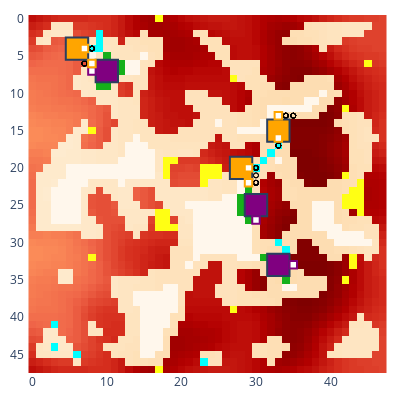

The notebook cell this image was saved under:
### Code cell
myenv.run_to_step(22)
myenv.show()

### Figure 1 — Plotly figure (JSON) as saved in the notebook; plotly's stock layout.template omitted (floating-point values rounded to 4 significant figures; data arrays with more than 128 entries replaced by an {"elided": "..."} marker saying what was removed)
{"data": [{"colorscale": [[0, "rgb(255,247,236)"], [0.125, "rgb(254,232,200)"], [0.25, "rgb(253,212,158)"], [0.375, "rgb(253,187,132)"], [0.5, "rgb(252,141,89)"], [0.625, "rgb(239,101,72)"], [0.75, "rgb(215,48,31)"], [0.875, "rgb(179,0,0)"], [1, "rgb(127,0,0)"]], "name": "Rubble", "showscale": false, "type": "heatmap", "uid": "15_Rubble", "z": {"elided": "48x48 int values"}}, {"colorscale": [[0, "#00ffff"], [1, "#00ffff"]], "hoverinfo": "skip", "name": "Ice", "showscale": false, "type": "heatmap", "uid": "15_Ice", "z": {"elided": "48x48 int values"}}, {"colorscale": [[0, "#ffff14"], [1, "#ffff14"]], "hoverinfo": "skip", "name": "Ore", "showscale": false, "type": "heatmap", "uid": "15_Ore", "z": {"elided": "48x48 int values"}}, {"colorscale": [[0, "#15b01a"], [1, "#15b01a"]], "hoverinfo": "skip", "name": "Lichen", "showscale": false, "type": "heatmap", "uid": "15_Lichen", "z": {"elided": "48x48 int values"}}, {"customdata": [["factory_0", "player_0", 764, 0, 0, 121, 50]], "hovertemplate": "%{customdata[0]} %{customdata[1]}<br>Power: %{customdata[2]}<br>Ice: %{customdata[3]}<br>Ore: %{customdata[4]}<br>Water: %{customdata[5]}<br>Metal: %{customdata[6]}<br><extra></extra>", "name": "factory_0", "showscale": false, "type": "heatmap", "uid": "15_factory_0", "x": [30], "y": [25], "z": [0]}, {"customdata": [["factory_2", "player_0", 725, 0, 0, 121, 50]], "hovertemplate": "%{customdata[0]} %{customdata[1]}<br>Power: %{customdata[2]}<br>Ice: %{customdata[3]}<br>Ore: %{customdata[4]}<br>Water: %{customdata[5]}<br>Metal: %{customdata[6]}<br><extra></extra>", "name": "factory_2", "showscale": false, "type": "heatmap", "uid": "15_factory_2", "x": [33], "y": [33], "z": [2]}, {"customdata": [["factory_4", "player_0", 764, 0, 0, 121, 50]], "hovertemplate": "%{customdata[0]} %{customdata[1]}<br>Power: %{customdata[2]}<br>Ice: %{customdata[3]}<br>Ore: %{customdata[4]}<br>Water: %{customdata[5]}<br>Metal: %{customdata[6]}<br><extra></extra>", "name": "factory_4", "showscale": false, "type": "heatmap", "uid": "15_factory_4", "x": [10], "y": [7], "z": [4]}, {"customdata": [["factory_1", "player_1", 934, 0, 0, 135, 40]], "hovertemplate": "%{customdata[0]} %{customdata[1]}<br>Power: %{customdata[2]}<br>Ice: %{customdata[3]}<br>Ore: %{customdata[4]}<br>Water: %{customdata[5]}<br>Metal: %{customdata[6]}<br><extra></extra>", "name": "factory_1", "showscale": false, "type": "heatmap", "uid": "15_factory_1", "x": [28], "y": [20], "z": [1]}, {"customdata": [["factory_3", "player_1", 932, 0, 0, 135, 40]], "hovertemplate": "%{customdata[0]} %{customdata[1]}<br>Power: %{customdata[2]}<br>Ice: %{customdata[3]}<br>Ore: %{customdata[4]}<br>Water: %{customdata[5]}<br>Metal: %{customdata[6]}<br><extra></extra>", "name": "factory_3", "showscale": false, "type": "heatmap", "uid": "15_factory_3", "x": [33], "y": [15], "z": [3]}, {"customdata": [["factory_5", "player_1", 937, 0, 0, 135, 40]], "hovertemplate": "%{customdata[0]} %{customdata[1]}<br>Power: %{customdata[2]}<br>Ice: %{customdata[3]}<br>Ore: %{customdata[4]}<br>Water: %{customdata[5]}<br>Metal: %{customdata[6]}<br><extra></extra>", "name": "factory_5", "showscale": false, "type": "heatmap", "uid": "15_factory_5", "x": [6], "y": [4], "z": [5]}, {"customdata": [["unit_6", "player_0", "HEAVY", [30, 27], 474, 200, 0, 0, 0]], "hovertemplate": "%{customdata[0]} %{customdata[1]}<br>Type: %{customdata[2]}<br>Pos: %{customdata[3]}<br>Power: %{customdata[4]}<br>Ice: %{customdata[5]}<br>Ore: %{customdata[6]}<br>Water: %{customdata[7]}<br>Metal: %{customdata[8]}<br><extra></extra>", "name": "unit_6", "showscale": false, "type": "heatmap", "uid": "15_unit_6", "x": [30], "y": [27], "z": [6]}, {"hoverinfo": "skip", "marker": {"color": "black", "size": 5, "symbol": "circle-open"}, "mode": "markers", "name": "path", "showlegend": false, "type": "scatter", "uid": "15_path", "x": [30, 30, 30, 30, 30, 30, 30], "y": [27, 27, 27, 27, 27, 26, 26]}, {"customdata": [["unit_7", "player_0", "HEAVY", [35, 33], 472, 200, 0, 0, 0]], "hovertemplate": "%{customdata[0]} %{customdata[1]}<br>Type: %{customdata[2]}<br>Pos: %{customdata[3]}<br>Power: %{customdata[4]}<br>Ice: %{customdata[5]}<br>Ore: %{customdata[6]}<br>Water: %{customdata[7]}<br>Metal: %{customdata[8]}<br><extra></extra>", "name": "unit_7", "showscale": false, "type": "heatmap", "uid": "15_unit_7", "x": [35], "y": [33], "z": [7]}, {"hoverinfo": "skip", "marker": {"color": "black", "size": 5, "symbol": "circle-open"}, "mode": "markers", "name": "path", "showlegend": false, "type": "scatter", "uid": "15_path", "x": [35, 35, 35, 35, 35, 34, 34], "y": [33, 33, 33, 33, 33, 33, 33]}, {"customdata": [["unit_8", "player_0", "HEAVY", [8, 7], 727, 80, 0, 0, 0]], "hovertemplate": "%{customdata[0]} %{customdata[1]}<br>Type: %{customdata[2]}<br>Pos: %{customdata[3]}<br>Power: %{customdata[4]}<br>Ice: %{customdata[5]}<br>Ore: %{customdata[6]}<br>Water: %{customdata[7]}<br>Metal: %{customdata[8]}<br><extra></extra>", "name": "unit_8", "showscale": false, "type": "heatmap", "uid": "15_unit_8", "x": [8], "y": [7], "z": [8]}, {"customdata": [["unit_9", "player_1", "HEAVY", [29, 20], 130, 180, 0, 0, 0]], "hovertemplate": "%{customdata[0]} %{customdata[1]}<br>Type: %{customdata[2]}<br>Pos: %{customdata[3]}<br>Power: %{customdata[4]}<br>Ice: %{customdata[5]}<br>Ore: %{customdata[6]}<br>Water: %{customdata[7]}<br>Metal: %{customdata[8]}<br><extra></extra>", "name": "unit_9", "showscale": false, "type": "heatmap", "uid": "15_unit_9", "x": [29], "y": [20], "z": [9]}, {"hoverinfo": "skip", "marker": {"color": "black", "size": 5, "symbol": "circle-open"}, "mode": "markers", "name": "path", "showlegend": false, "type": "scatter", "uid": "15_path", "x": [29, 29, 30, 30, 30, 30, 30, 30, 29, 29, 29, 30, 30, 30, 30, 30, 30, 30, 30], "y": [20, 20, 20, 20, 20, 20, 20, 20, 20, 20, 20, 20, 20, 20, 20, 20, 20, 20, 20]}, {"customdata": [["unit_10", "player_1", "HEAVY", [33, 16], 130, 180, 0, 0, 0]], "hovertemplate": "%{customdata[0]} %{customdata[1]}<br>Type: %{customdata[2]}<br>Pos: %{customdata[3]}<br>Power: %{customdata[4]}<br>Ice: %{customdata[5]}<br>Ore: %{customdata[6]}<br>Water: %{customdata[7]}<br>Metal: %{customdata[8]}<br><extra></extra>", "name": "unit_10", "showscale": false, "type": "heatmap", "uid": "15_unit_10", "x": [33], "y": [16], "z": [10]}, {"hoverinfo": "skip", "marker": {"color": "black", "size": 5, "symbol": "circle-open"}, "mode": "markers", "name": "path", "showlegend": false, "type": "scatter", "uid": "15_path", "x": [33, 33, 33, 33, 33, 33, 33, 33, 33, 33, 33, 33, 33, 33, 33, 33, 33, 33, 33], "y": [16, 16, 17, 17, 17, 17, 17, 17, 17, 17, 17, 16, 16, 16, 17, 17, 17, 17, 17]}, {"customdata": [["unit_11", "player_1", "HEAVY", [7, 4], 130, 180, 0, 0, 0]], "hovertemplate": "%{customdata[0]} %{customdata[1]}<br>Type: %{customdata[2]}<br>Pos: %{customdata[3]}<br>Power: %{customdata[4]}<br>Ice: %{customdata[5]}<br>Ore: %{customdata[6]}<br>Water: %{customdata[7]}<br>Metal: %{customdata[8]}<br><extra></extra>", "name": "unit_11", "showscale": false, "type": "heatmap", "uid": "15_unit_11", "x": [7], "y": [4], "z": [11]}, {"hoverinfo": "skip", "marker": {"color": "black", "size": 5, "symbol": "circle-open"}, "mode": "markers", "name": "path", "showlegend": false, "type": "scatter", "uid": "15_path", "x": [7, 7, 8, 8, 8, 8, 8, 8, 8, 7, 7, 7, 8, 8, 8, 8, 8, 8, 8], "y": [4, 4, 4, 4, 4, 4, 4, 4, 4, 4, 4, 4, 4, 4, 4, 4, 4, 4, 4]}, {"customdata": [["unit_12", "player_1", "LIGHT", [29, 22], 118, 0, 0, 0, 0]], "hovertemplate": "%{customdata[0]} %{customdata[1]}<br>Type: %{customdata[2]}<br>Pos: %{customdata[3]}<br>Power: %{customdata[4]}<br>Ice: %{customdata[5]}<br>Ore: %{customdata[6]}<br>Water: %{customdata[7]}<br>Metal: %{customdata[8]}<br><extra></extra>", "name": "unit_12", "showscale": false, "type": "heatmap", "uid": "15_unit_12", "x": [29], "y": [22], "z": [12]}, {"hoverinfo": "skip", "marker": {"color": "black", "size": 5, "symbol": "circle-open"}, "mode": "markers", "name": "path", "showlegend": false, "type": "scatter", "uid": "15_path", "x": [29, 29, 29, 29, 29, 29, 29, 29, 30, 30, 30, 30, 30, 30, 30, 30, 30, 30, 30], "y": [22, 22, 22, 22, 22, 22, 22, 22, 22, 22, 22, 22, 22, 22, 22, 22, 22, 21, 21]}, {"customdata": [["unit_13", "player_1", "LIGHT", [33, 13], 114, 0, 0, 0, 0]], "hovertemplate": "%{customdata[0]} %{customdata[1]}<br>Type: %{customdata[2]}<br>Pos: %{customdata[3]}<br>Power: %{customdata[4]}<br>Ice: %{customdata[5]}<br>Ore: %{customdata[6]}<br>Water: %{customdata[7]}<br>Metal: %{customdata[8]}<br><extra></extra>", "name": "unit_13", "showscale": false, "type": "heatmap", "uid": "15_unit_13", "x": [33], "y": [13], "z": [13]}, {"hoverinfo": "skip", "marker": {"color": "black", "size": 5, "symbol": "circle-open"}, "mode": "markers", "name": "path", "showlegend": false, "type": "scatter", "uid": "15_path", "x": [33, 34, 34, 34, 34, 34, 34, 34, 34, 34, 34, 34, 35, 35, 35, 35, 35, 35, 35], "y": [13, 13, 13, 13, 13, 13, 13, 13, 13, 13, 13, 13, 13, 13, 13, 13, 13, 13, 13]}, {"customdata": [["unit_14", "player_1", "LIGHT", [8, 6], 122, 0, 0, 0, 0]], "hovertemplate": "%{customdata[0]} %{customdata[1]}<br>Type: %{customdata[2]}<br>Pos: %{customdata[3]}<br>Power: %{customdata[4]}<br>Ice: %{customdata[5]}<br>Ore: %{customdata[6]}<br>Water: %{customdata[7]}<br>Metal: %{customdata[8]}<br><extra></extra>", "name": "unit_14", "showscale": false, "type": "heatmap", "uid": "15_unit_14", "x": [8], "y": [6], "z": [14]}, {"hoverinfo": "skip", "marker": {"color": "black", "size": 5, "symbol": "circle-open"}, "mode": "markers", "name": "path", "showlegend": false, "type": "scatter", "uid": "15_path", "x": [8, 8, 8, 8, 8, 8, 8, 7, 7, 7, 7, 7, 7, 7, 7, 7, 7, 7, 7], "y": [6, 6, 6, 6, 6, 6, 6, 6, 6, 6, 6, 6, 6, 6, 6, 6, 6, 6, 6]}], "layout": {"coloraxis": {"showscale": false}, "height": 400, "margin": {"b": 10, "l": 10, "r": 10, "t": 10}, "plot_bgcolor": "rgba(0, 0, 0, 0)", "shapes": [{"fillcolor": "purple", "name": "factory_0", "type": "rect", "x0": 28.5, "x1": 31.5, "y0": 23.5, "y1": 26.5}, {"fillcolor": "purple", "name": "factory_2", "type": "rect", "x0": 31.5, "x1": 34.5, "y0": 31.5, "y1": 34.5}, {"fillcolor": "purple", "name": "factory_4", "type": "rect", "x0": 8.5, "x1": 11.5, "y0": 5.5, "y1": 8.5}, {"fillcolor": "orange", "name": "factory_1", "type": "rect", "x0": 26.5, "x1": 29.5, "y0": 18.5, "y1": 21.5}, {"fillcolor": "orange", "name": "factory_3", "type": "rect", "x0": 31.5, "x1": 34.5, "y0": 13.5, "y1": 16.5}, {"fillcolor": "orange", "name": "factory_5", "type": "rect", "x0": 4.5, "x1": 7.5, "y0": 2.5, "y1": 5.5}, {"fillcolor": "white", "line": {"color": "purple"}, "name": "unit_6", "type": "rect", "x0": 29.5, "x1": 30.5, "y0": 26.5, "y1": 27.5}, {"fillcolor": "white", "line": {"color": "purple"}, "name": "unit_7", "type": "rect", "x0": 34.5, "x1": 35.5, "y0": 32.5, "y1": 33.5}, {"fillcolor": "white", "line": {"color": "purple"}, "name": "unit_8", "type": "rect", "x0": 7.5, "x1": 8.5, "y0": 6.5, "y1": 7.5}, {"fillcolor": "white", "line": {"color": "orange"}, "name": "unit_9", "type": "rect", "x0": 28.5, "x1": 29.5, "y0": 19.5, "y1": 20.5}, {"fillcolor": "white", "line": {"color": "orange"}, "name": "unit_10", "type": "rect", "x0": 32.5, "x1": 33.5, "y0": 15.5, "y1": 16.5}, {"fillcolor": "white", "line": {"color": "orange"}, "name": "unit_11", "type": "rect", "x0": 6.5, "x1": 7.5, "y0": 3.5, "y1": 4.5}, {"fillcolor": "white", "line": {"color": "orange"}, "name": "unit_12", "type": "rect", "x0": 28.5, "x1": 29.5, "y0": 21.5, "y1": 22.5}, {"fillcolor": "white", "line": {"color": "orange"}, "name": "unit_13", "type": "rect", "x0": 32.5, "x1": 33.5, "y0": 12.5, "y1": 13.5}, {"fillcolor": "white", "line": {"color": "orange"}, "name": "unit_14", "type": "rect", "x0": 7.5, "x1": 8.5, "y0": 5.5, "y1": 6.5}], "width": 400, "xaxis": {"autorange": true, "domain": [0, 1], "range": [-0.7667, 47.77], "type": "linear"}, "yaxis": {"autorange": true, "domain": [0, 1], "range": [47.5, -0.5], "scaleanchor": "x", "type": "linear"}}}
